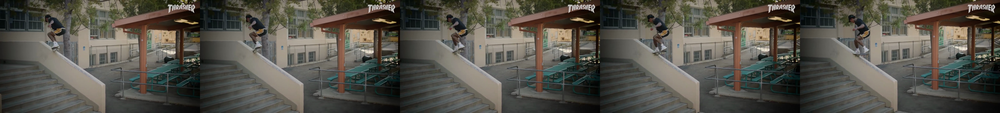
#> input picture scripts/image/joined.png, 1000 x 113 px, shrunk from 5400 x 608 before the run
$ python pixel_scatter.py joined.png joined.png
#> lines starting #> are read from the running program, lines starting #| are printed output that depends on the picture; after the words box and inside, x2 and y2 are one past the last pixel; in counts of white or black regions, pixels touching at a corner belong together
### scripts/image/file_util.py
"""
file_util.py

Module to save a file (e.g. a PIL.Image, bytes, or text) to a given
path, automatically creating any missing folders along the way.

Usage as a module (from another script):

    from file_util import save_file
    from PIL import Image

    img = Image.open("some_photo.jpg")

    # Saves a PIL.Image, creating "test/image/output/" if it doesn't exist
    path = save_file(img, "test/image/output/result.png")
    print(path)

    # Saves raw bytes
    path = save_file(b"raw data", "test/data/output/file.bin")

    # Saves text
    path = save_file("hello world", "test/data/output/notes.txt")

Requirements:
    pip install Pillow
"""

from pathlib import Path
from typing import Union
from PIL import Image

# Carpeta donde vive este archivo (file_util.py).
# Se usa como base para resolver rutas relativas, sin importar desde
# dónde se ejecute el script o desde qué módulo se importe.
BASE_DIR = Path(__file__).resolve().parent


def resolve_path(path: Union[str, Path]) -> Path:
    """
    Si `path` es absoluta, la devuelve tal cual.
    Si es relativa, la resuelve tomando como base la carpeta donde
    está file_util.py (BASE_DIR), no el directorio de trabajo actual.
    """
    path = Path(path)
    if path.is_absolute():
        return path
    return (BASE_DIR / path).resolve()


def ensure_folder(path: Union[str, Path]) -> Path:
    """
    Makes sure the parent folder of `path` exists, creating it (and any
    missing parent folders) if needed.

    Args:
        path: file path whose parent folder should exist. Can be
                  absolute or relative to file_util.py's folder.

    Returns:
        The resolved Path (not the folder, the full file path).
    """
    resolved = resolve_path(path)
    # mkdir crea todas las carpetas intermedias que falten (parents=True)
    # y no falla si ya existen (exist_ok=True).
    resolved.parent.mkdir(parents=True, exist_ok=True)
    return resolved


def save_file(content: Union[Image.Image, bytes, str], output_path: Union[str, Path]) -> str:
    """
    Saves `content` to `output_path`, creating any missing folders
    along the way.

    Args:
        content: what to save. Can be:
                  - a PIL.Image (saved using Pillow, format inferred
                    from the file extension in output_path).
                  - bytes (written as a binary file).
                  - str (written as a text file, UTF-8).
        output_path: where to save the file (absolute or relative to
                  file_util.py's folder). Missing parent folders are
                  created automatically.

    Returns:
        str with the final path where the file was saved.
    """
    path = ensure_folder(output_path)

    if isinstance(content, Image.Image):
        # Si la imagen tiene transparencia pero el formato de salida no
        # la soporta (ej. .jpg), se convierte a RGB antes de guardar.
        suffix = path.suffix.lower()
        if suffix in (".jpg", ".jpeg") and content.mode != "RGB":
            content = content.convert("RGB")
        content.save(path)
    elif isinstance(content, bytes):
        path.write_bytes(content)
    elif isinstance(content, str):
        path.write_text(content, encoding="utf-8")
    else:
        raise TypeError(f"Unsupported content type: {type(content).__name__}")

    return str(path)


# [21 lines left out: function copy_file, not called in this run]


# [11 lines that do not run on import are left out]

### scripts/image/pixel_scatter.py
"""
pixel_scatter.py

Module to scatter random pixels from image2 onto image1: it picks a
set of positions on image1 and replaces each one with a randomly
sampled pixel color from image2. The only rule: none of the chosen
positions can be adjacent (touching) to each other on image1 — they
must always be separated by at least one untouched pixel.

Usage as a module (from another script):

    from pixel_scatter import scatter_pixels

    path = scatter_pixels(
        image1="test/image/bg.jpg",
        image2="test/image/texture.jpg",
        density=0.1,
    )
    print(path)

    # Or get the Image object back instead of saving to disk:
    img = scatter_pixels(
        image1="test/image/bg.jpg",
        image2="test/image/texture.jpg",
        density=0.1,
        return_type="image",
    )
    img.show()

Requirements:
    pip install Pillow numpy
"""

import random
from pathlib import Path
from typing import Literal, Union
from PIL import Image
import numpy as np

from file_util import save_file

# Carpeta donde vive este archivo (pixel_scatter.py).
# Se usa como base para resolver rutas relativas, sin importar desde
# dónde se ejecute el script o desde qué módulo se importe.
BASE_DIR = Path(__file__).resolve().parent

ImageInput = Union[str, Path, Image.Image]

# Densidad máxima teórica de un conjunto de posiciones no-adyacentes
# en una grilla, usada solo para avisar si se pide una densidad
# imposible de alcanzar.
MAX_DENSITY_8_CONNECTED = 0.25  # aprox., patrón tipo tablero de ajedrez espaciado
MAX_DENSITY_4_CONNECTED = 0.5   # aprox., patrón tipo tablero de ajedrez


def _resolve_path(path: Union[str, Path]) -> Path:
    """
    Si `path` es absoluta, la devuelve tal cual.
    Si es relativa, la resuelve tomando como base la carpeta donde
    está pixel_scatter.py (BASE_DIR), no el directorio de trabajo actual.
    """
    path = Path(path)
    if path.is_absolute():
        return path
    return (BASE_DIR / path).resolve()


def _load_image(image: ImageInput) -> Image.Image:
    """
    Acepta una ruta (str/Path) o un objeto Image ya cargado, y siempre
    devuelve un objeto Image en modo RGB.
    """
#> called with image = 'joined.png'
    if isinstance(image, Image.Image):
        return image.convert("RGB")
    path = _resolve_path(image)
    if not path.exists():
        raise FileNotFoundError(f"Image not found: {path}")
    return Image.open(path).convert("RGB")


def scatter_pixels(
    image1: ImageInput,
    image2: ImageInput,
    density: float = 0.1,
    neighbor_mode: Literal["4", "8"] = "8",
    seed: int = None,
    output_path: Union[str, Path] = None,
    return_type: Literal["path", "image"] = "path",
) -> Union[str, Image.Image]:
    """
    Replaces a scattered set of pixels on image1 with random pixel
    colors sampled from image2. The chosen positions on image1 are
    never adjacent to each other.

    Args:
        image1: base image where pixels get replaced. Path (str/Path)
                  or an already-loaded PIL.Image.
        image2: image to sample random pixel colors from. Path
                  (str/Path) or an already-loaded PIL.Image. Does not
                  need to match image1's size — colors are sampled
                  from random coordinates within image2's own size.
        density: target fraction (0.0 - 1.0) of image1's pixels to
                  replace. Because replaced pixels can't be adjacent,
                  very high densities are not achievable — the
                  function replaces as many as it can and reports the
                  actual count reached.
        neighbor_mode: "8" (default) treats all 8 surrounding pixels
                  (including diagonals) as neighbors, giving a more
                  spaced-out scatter. "4" only treats up/down/left/
                  right as neighbors, allowing a denser (but still
                  non-touching) result.
        seed: optional random seed, for reproducible results.
        output_path: where to save the result. If not provided and
                  return_type="path", an automatic name is generated.
        return_type: "path" -> saves the file and returns the path (str).
                  "image" -> returns the PIL.Image object without saving it
                  (unless output_path was also provided, in which case it
                  saves it anyway and also returns the image).

    Returns:
        str with the path to the generated file, or a PIL.Image object,
        depending on the `return_type` parameter.
    """
    if not 0.0 <= density <= 1.0:
        raise ValueError("density must be between 0.0 and 1.0")

    rng = random.Random(seed)

    img1 = _load_image(image1)
    img2 = _load_image(image2)

    array1 = np.array(img1)
    array2 = np.array(img2)

    height, width = array1.shape[:2]
#> height = 113; width = 1000
    target_count = int(height * width * density)
#> target_count = 11300

    # Vecindad a chequear: 4-conectada (cruz) u 8-conectada (todas las
    # direcciones, incluidas diagonales).
    if neighbor_mode == "8":
        offsets = [(-1, -1), (-1, 0), (-1, 1), (0, -1), (0, 1), (1, -1), (1, 0), (1, 1)]
    else:
        offsets = [(-1, 0), (1, 0), (0, -1), (0, 1)]

    # occupied marca qué posiciones de image1 ya fueron elegidas, para
    # poder chequear rápido si un candidato tiene un vecino ocupado.
    occupied = np.zeros((height, width), dtype=bool)

    # Se recorren todas las posiciones en orden aleatorio y se van
    # aceptando de a una si ninguno de sus vecinos ya fue elegido
    # (selección voraz de un conjunto "independiente" en la grilla).
    all_positions = [(y, x) for y in range(height) for x in range(width)]
    rng.shuffle(all_positions)

    chosen = []
    for y, x in all_positions:
        if len(chosen) >= target_count:
            break

        has_occupied_neighbor = False
        for dy, dx in offsets:
            ny, nx = y + dy, x + dx
            if 0 <= ny < height and 0 <= nx < width and occupied[ny, nx]:
                has_occupied_neighbor = True
                break

        if not has_occupied_neighbor:
            occupied[y, x] = True
            chosen.append((y, x))
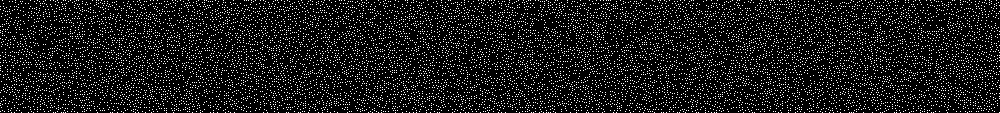
#> occupied: shape (113, 1000) bool; 10% white in thin lines or dots

    # Para cada posición elegida, se toma un pixel de color aleatorio
    # desde image2 (coordenadas propias, independientes del tamaño de
    # image1) y se pega en esa posición.
    src_height, src_width = array2.shape[:2]
#> src_height = 113; src_width = 1000
    result_array = array1.copy()
    for y, x in chosen:
        sy = rng.randrange(src_height)
        sx = rng.randrange(src_width)
        result_array[y, x] = array2[sy, sx]
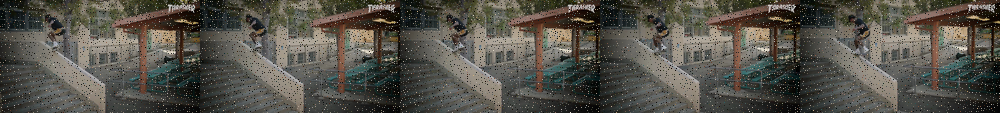
#> result_array: shape (113, 1000, 3); mean R, G, B 84.7, 82.1, 73.9

    actual_density = len(chosen) / (height * width)
#> actual_density = 0.1
    print(f"Replaced {len(chosen)} pixels (requested density: {density:.2%}, actual: {actual_density:.2%})")
#| Replaced 11300 pixels (requested density: 10.00%, actual: 10.00%)

    result = Image.fromarray(result_array)

    if return_type == "image":
        if output_path:
            save_file(result, output_path)
        return result

    # return_type == "path"
    if output_path is None:
        if isinstance(image1, Image.Image):
            output_path = "scattered.png"
        else:
            image1_path = _resolve_path(image1)
            output_path = image1_path.parent / f"{image1_path.stem}_scattered.png"

    return save_file(result, output_path)


if __name__ == "__main__":
    # Ejemplo de uso por línea de comandos
    import argparse

    parser = argparse.ArgumentParser(description="Scatters random pixels from image2 onto image1, never adjacent.")
    parser.add_argument("image1", help="Path to the base image")
    parser.add_argument("image2", help="Path to the image to sample pixel colors from")
    parser.add_argument("--density", type=float, default=0.1, help="Target fraction of pixels to replace (0.0 - 1.0)")
    parser.add_argument("--neighbor-mode", choices=["4", "8"], default="8", help="Adjacency rule: 4 or 8 connected")
    parser.add_argument("--seed", type=int, default=None, help="Random seed for reproducibility")
    parser.add_argument("--output", default=None, help="Output path (optional)")
    args = parser.parse_args()

    final_path = scatter_pixels(
        image1=args.image1,
        image2=args.image2,
        density=args.density,
        neighbor_mode=args.neighbor_mode,
        seed=args.seed,
        output_path=args.output,
    )
    print(f"Image generated at: {final_path}")
#| Image generated at: scripts/image/joined_scattered.png

$ run again, on scripts/image/in/20260719_214247_001357.png
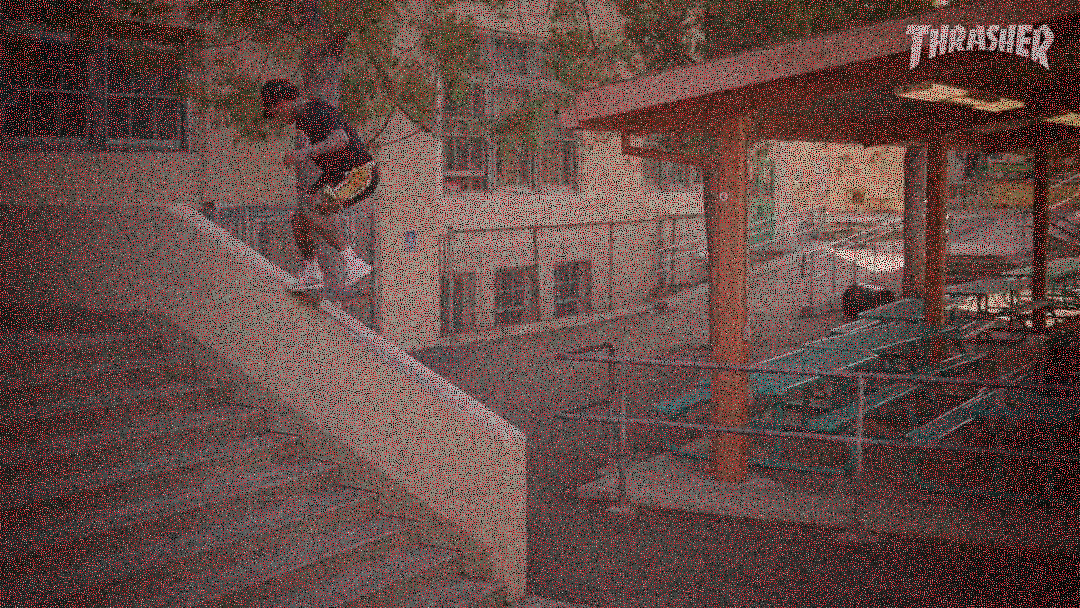
#> input picture scripts/image/in/20260719_214247_001357.png, 1080 x 608 px
#> in _load_image, returned value is the input picture: PIL image 1080x608 RGB; mean R, G, B 99, 73, 68.2
#> after the loop in scatter_pixels, `for y, x in all_positions:`:
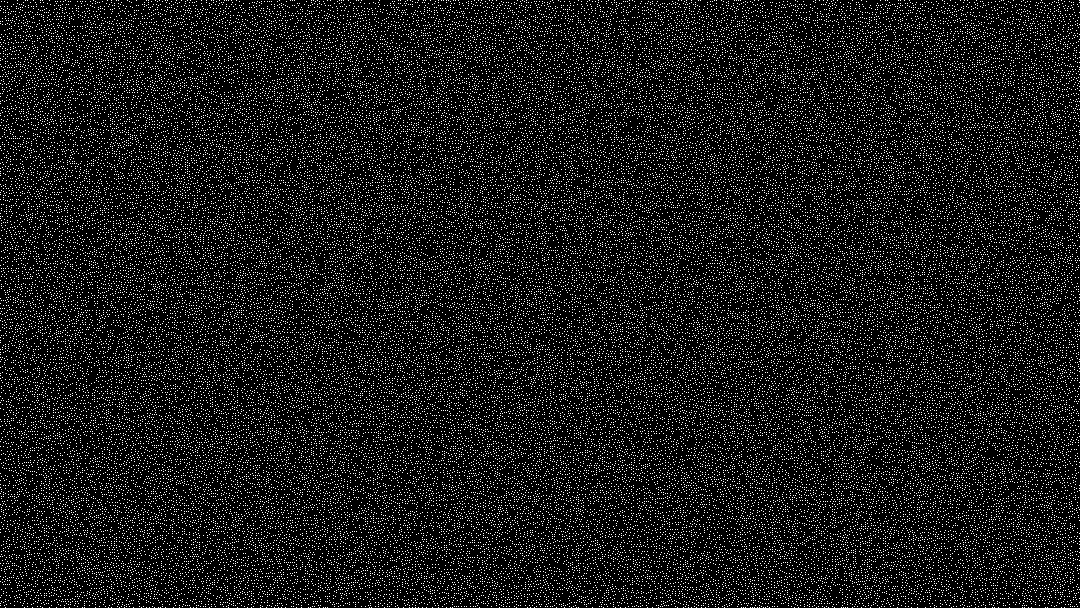
#> occupied: shape (608, 1080) bool; 10% white in thin lines or dots
#> after the loop in scatter_pixels, `for y, x in chosen:`:
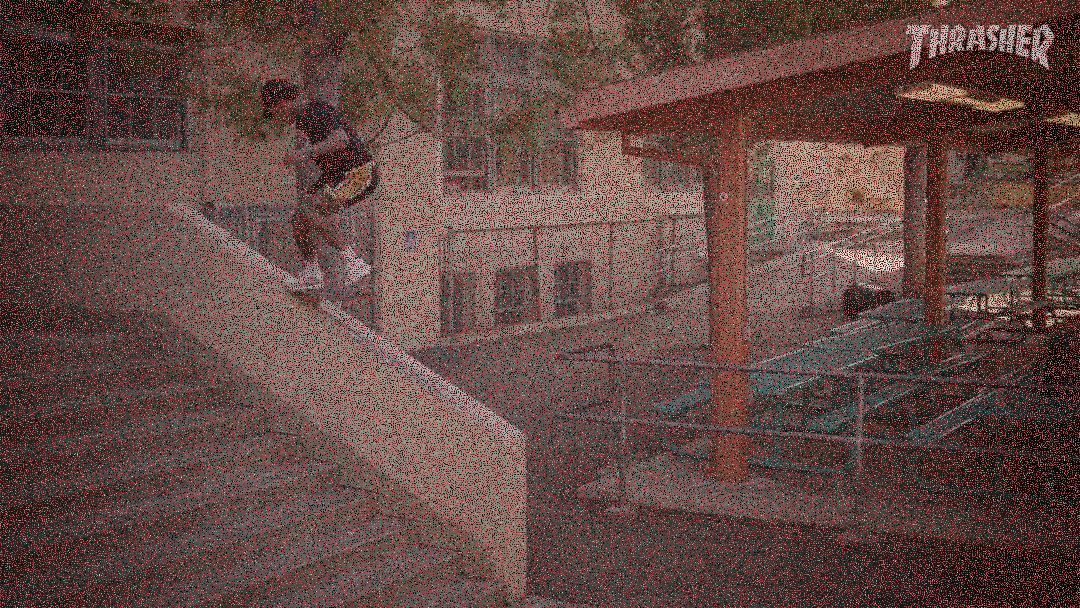
#> result_array: shape (608, 1080, 3); 10% of pixels changed, all inside (x1, y1, x2, y2) = (0, 0, 1080, 608)
#| Replaced 65664 pixels (requested density: 10.00%, actual: 10.00%)
#| Image generated at: scripts/image/in/20260719_214247_001357_scattered.png
